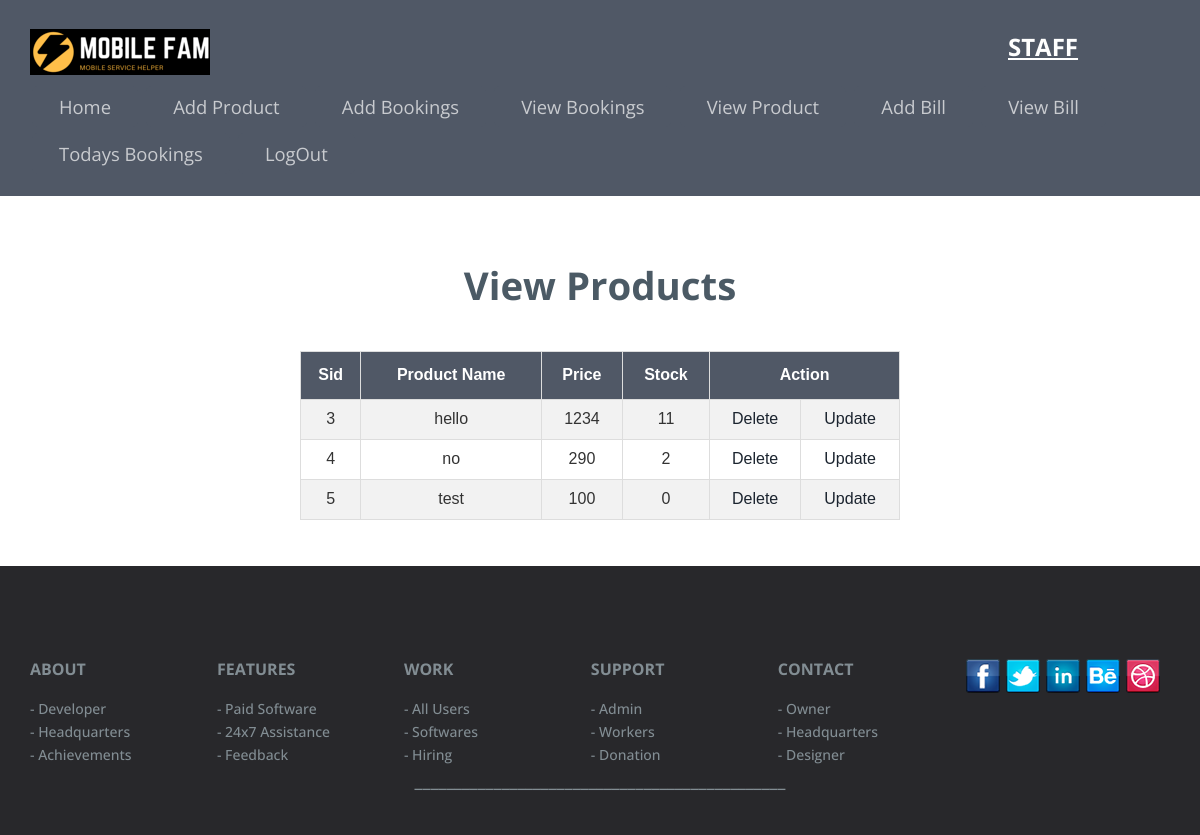
The app's page /owner_view_products.php with its own data.
### tables this page shows
CREATE TABLE IF NOT EXISTS `stock` (
  `stockid` int(11) NOT NULL AUTO_INCREMENT,
  `pname` varchar(60) NOT NULL,
  `price` varchar(80) NOT NULL,
  `stock` varchar(89) NOT NULL,
  `sid` int(11) NOT NULL,
  `oid` int(11) NOT NULL,
  PRIMARY KEY (`stockid`)
);

### owner_view_products.php (the view, shortened to what this page needs)
<?php
include("connection.php");
include('sheader.php');
?>
<div class="contact-mian">
    <h3>View Products</h3>
    <table id="customers">
        <tr>
            <th>
                Sid
            </th>
            <th>
                Product Name
            </th>
            <th>
                Price
            </th>
            <th>
                Stock
            </th>
            <th colspan="2">
                Action
            </th>
        </tr>
        <?php
        $ret = " SELECT * FROM stock  ";
        $re = mysqli_query($conn, $ret);
        if ($re) {
            while ($data = mysqli_fetch_assoc($re)) {
                $id = $data['stockid'];
                $fid = $data['pname'];
                $question = $data['price'];
                $answer = $data['stock'];
        ?>
                <tr>
                    <td>
                        <?php
                        echo $id;
                        ?>
                    </td>
                    <td>
                        <?php
                        echo $fid;
                        ?>
                    </td>
                    <td>
                        <?php
                        echo $question;
                        ?>
                    </td>
                    <td>
                        <?php
                        echo $answer;
                        ?>
                    </td>
                    <td>
                        <a href="del.php?id=<?php echo $id; ?>">Delete</a>
                    </td>
                    <td>
                        <a href="staff_update_product.php?id=<?php echo $id; ?>">Update</a>
                    <?php
                }
                    ?>
                    </td>
                </tr>
    </table>
</div>
<?php
        } else {
            echo "<script type = \"text/javascript\">
alert(\"Sorry You Dont Have Any Question.\");
</script>";
        }
?>
<?php
include('common_footer.php');
?>

### css/style.css (style rules this page uses)
html, body { font-size: 100%; background: #fff; font-family: 'Open Sans', sans-serif; }
body a { transition: 0.5s all ease; -webkit-transition: 0.5s all ease; -moz-transition: 0.5s all ease; -o-transition: 0.5s all ease; -ms-transition: 0.5s all ease; }
h1,h2,h3,h4,h5,h6 { margin:0; }
.contact-mian { text-align:center; }
.contact-mian h3,.about-main h3,.advn-main h3,.portfolio-top h3,.features-main h3 { font-weight:700; font-size:2.5em; color:#4b5a65; margin:0; text-align:center; }
@media (max-width:1366px) { .contact-mian h3, .about-main h3, .advn-main h3, .portfolio-top h3, .features-main h3,.team-main h3 { font-size: 2.4em; } }

### sheader.php (style rules this page uses)
.contact-mian { padding: 0 300px; text-align: center; }
.contact-mian h3 { margin: 0 0 45px; }
#customers { font-family: Arial, Helvetica, sans-serif; border-collapse: collapse; width: 100%; text-align: center; }
#customers td, #customers th { border: 1px solid #ddd; padding: 8px; text-align: center; }
#customers tr:nth-child(even) { background-color: #f2f2f2; }
#customers th { padding-top: 12px; padding-bottom: 12px; background-color: #505866; color: white; }

### records on screen
stock: stockid "3", pname "hello", price "1234", stock "11"
stock: stockid "4", pname "no", price "290", stock "2"
stock: stockid "5", pname "test", price "100", stock "0"
